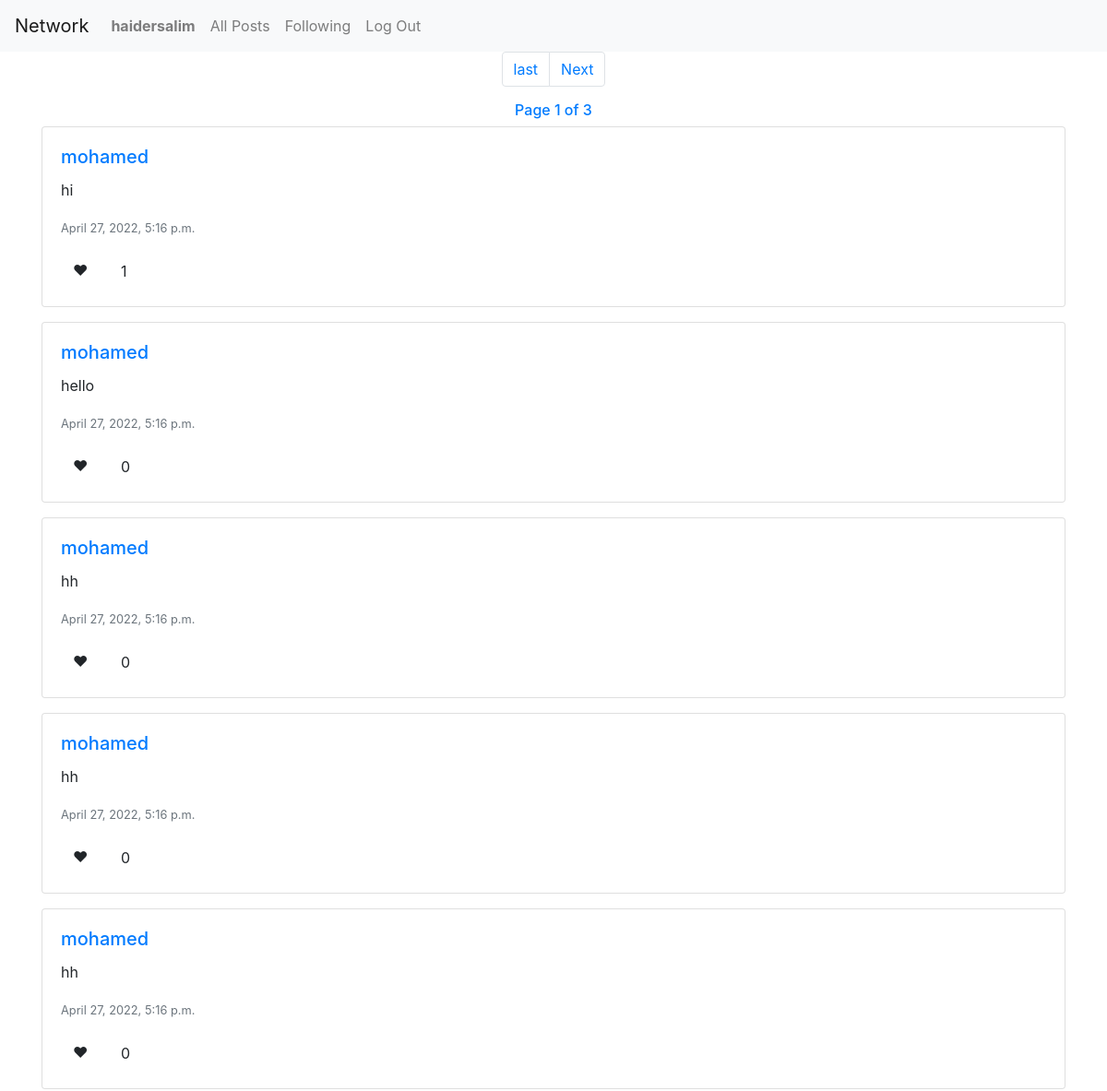
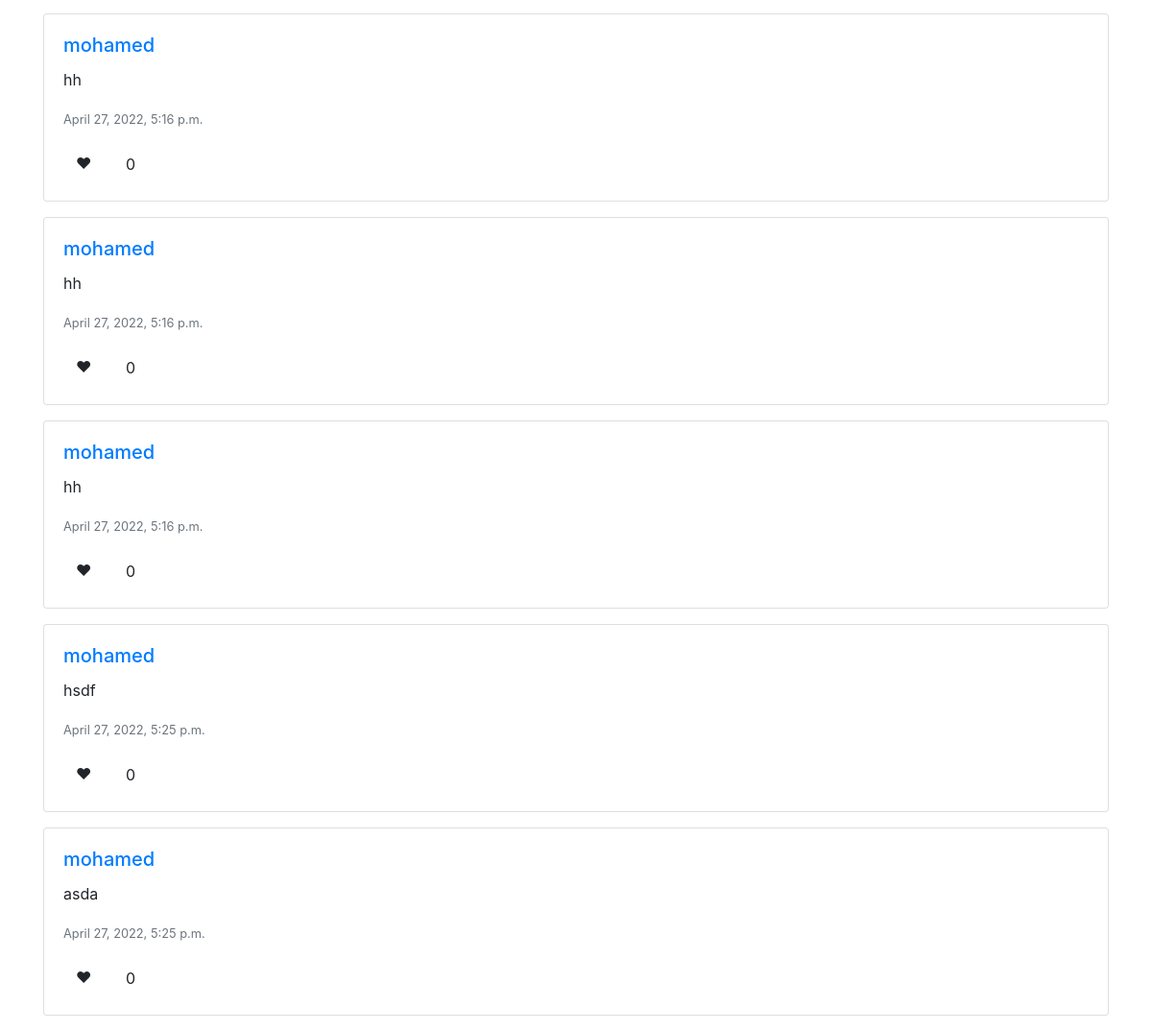
The app's page /following/haidersalim (signed in) with its own data (2 pictures, top to bottom).
### network/models.py (models this page shows, shortened)
class User(AbstractUser):
    pass

class Post(models.Model):
    username=models.CharField(max_length=100)
    content=models.TextField()
    date_posted=models.DateTimeField(default=timezone.now)
    user=models.ForeignKey(User,on_delete=models.CASCADE , related_name="creater")
    likes= models.ManyToManyField(User,related_name="likes" )

### network/views.py (the view)
# urls.py: path("following/<str:str>", views.following, name="following"),
def following(request,str):
    if request.user.is_authenticated :
        form=postForm()
        if request.method=='POST':
            form=postForm(request.POST)
            if form.is_valid():
                form1=form.save(commit=False)
                form1.username=request.user.username
                form1.user=request.user
                form1.save()
                return redirect('following')
        else:
            followers=Profile.objects.filter(follower=request.user.id)
            posts=Post.objects.filter(user_id__in= followers.values('following_id'))
            paginator = Paginator(posts, 10)
            page_number = request.GET.get('page')
            page_obj = paginator.get_page(page_number)
            return render(request, "network/following.html" , {
                    'form':form,
                    'posts':posts,
                    'page_obj':page_obj})
    else:
        return render(request, "network/login.html")

### network/templates/network/following.html (shortened to what this page needs)
{% extends "network/layout.html" %}
{% block body %}
<div class="container">
    {% if page_obj %}
    <nav aria-label="Page navigation example">
        <ul class="pagination justify-content-center">
            {% if page_obj.has_next %}
            <li class="page-item"><a class="page-link" href="?page={{ page_obj.paginator.num_pages }}">last</a></li>
            <li class="page-item"><a class="page-link" href="?page={{ page_obj.next_page_number }}">Next</a></li>
            {% endif %}
        </ul>
        <span class="justify-content-center d-flex">
            <h6 class="text-primary"> Page {{ page_obj.number }} of {{ page_obj.paginator.num_pages }}</h6>
        </span>
    </nav>
    {% endif %}
    <div id="posts">
        {% if page_obj %}
        {% for post in page_obj %}
        <div class="card">
            <div class="card-body">
                <h5 class="card-title"><a href="{% url 'profile' post.username %}">{{post.username}}</a></h5>
                <p class="card-text" id="post_text_{{ post.id }}" data-id="{{ post.id }}"> {{ post.content }}</p>
                <p class="card-text"><small class="text-muted">{{post.date_posted}}</small></p>
                <p class="card-text">
                    <a class="btn  " id="like_{{ post.id }}  " data-id="{{post.id}}">❤</a>
            </div>
            <p id="like_count_{{post.id}}" class="likes" data-id="{{post.id}}">{{post.likes.count}}</p>
        </div>
        {% endfor %}
        {% else %}
        no following users
        {% endif %}
    </div>
</div>
{% endblock %}

### network/templates/network/layout.html (shortened to what this page needs)
{% load static %}
<!DOCTYPE html>
<html lang="en">
    <head>
        <link rel="stylesheet" href="https://stackpath.bootstrapcdn.com/bootstrap/4.4.1/css/bootstrap.min.css">
        <link href="{% static 'network/styles.css' %}" rel="stylesheet">
    </head>
    <body>
        <nav class="navbar navbar-expand-lg navbar-light bg-light">
            <a class="navbar-brand" href="{% url 'index' %}">Network</a>
            <div>
              <ul class="navbar-nav mr-auto">
                {% if user.is_authenticated %}
                    <li class="nav-item">
                        <a class="nav-link" href="{% url 'profile' user.username %}"><strong>{{ user.username }}</strong></a>
                    </li>
                {% endif %}
                <li class="nav-item">
                  <a class="nav-link" href="{% url 'index' %}">All Posts</a>
                </li>
                {% if user.is_authenticated %}
                    <li class="nav-item">
                        <a class="nav-link" href="{% url 'following' user.username %}">Following</a>
                    </li>
                    <li class="nav-item">
                        <a class="nav-link" href="{% url 'logout' %}">Log Out</a>
                    </li>
                {% endif %}
              </ul>
            </div>
          </nav>
        <div class="body">
            {% block body %}
            {% endblock %}
        </div>
    </body>
</html>

### network/static/network/styles.css (style rules this page uses)
.likes { position: absolute; left:85px; bottom:10px; }

### records on screen
User: username "haidersalim"
Post: username "mohamed", content "hi", date_posted "April 27, 2022, 5:16 p.m.", likes.count "1"
Post: username "mohamed", content "hello", date_posted "April 27, 2022, 5:16 p.m.", likes.count "0"
Post: username "mohamed", content "hh", date_posted "April 27, 2022, 5:16 p.m.", likes.count "0"
Post: username "mohamed", content "hh", date_posted "April 27, 2022, 5:16 p.m.", likes.count "0"
Post: username "mohamed", content "hh", date_posted "April 27, 2022, 5:16 p.m.", likes.count "0"
Post: username "mohamed", content "hh", date_posted "April 27, 2022, 5:16 p.m.", likes.count "0"
Post: username "mohamed", content "hh", date_posted "April 27, 2022, 5:16 p.m.", likes.count "0"
Post: username "mohamed", content "hh", date_posted "April 27, 2022, 5:16 p.m.", likes.count "0"
Post: username "mohamed", content "hsdf", date_posted "April 27, 2022, 5:25 p.m.", likes.count "0"
Post: username "mohamed", content "asda", date_posted "April 27, 2022, 5:25 p.m.", likes.count "0"

### other values on screen
{{ page_obj.number }} "1"
{{ page_obj.paginator.num_pages }} "3"
